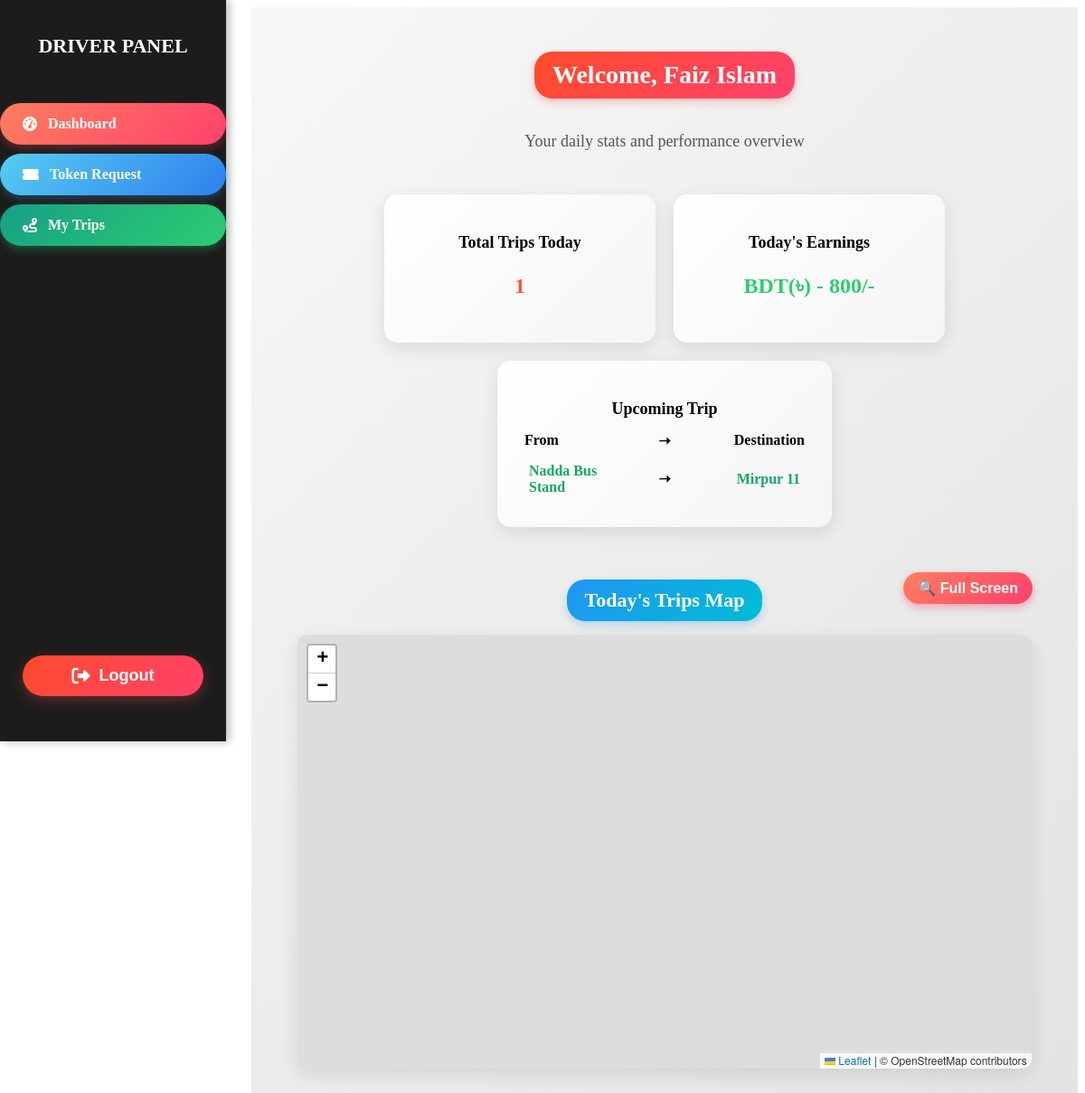
The page /view/driver/Driver_Dashboard.php (signed in) on the database as committed earlier.
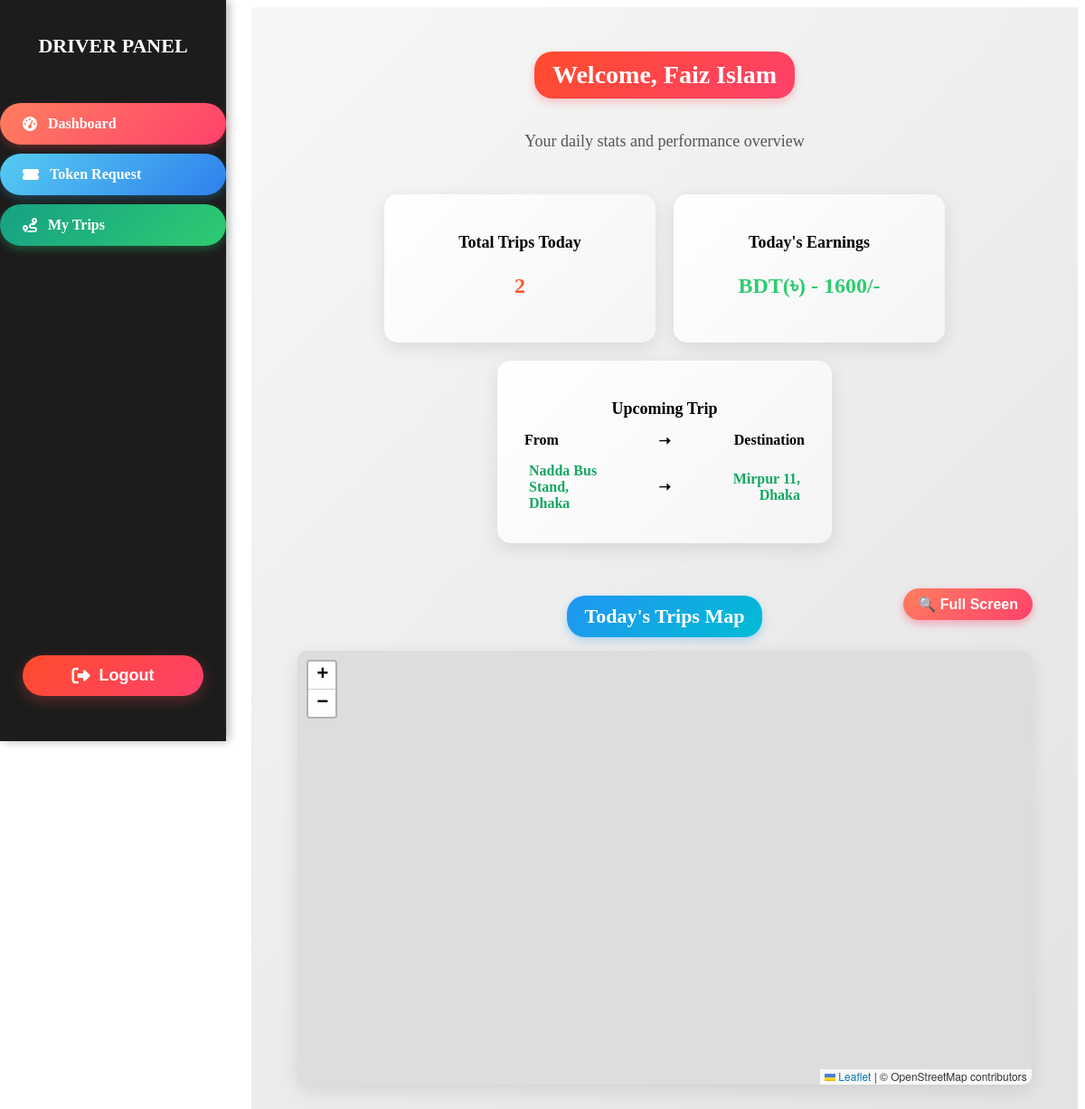
The same page on the database as committed later.
### tables this page shows
CREATE TABLE `trip` (
  `id` int(11) NOT NULL,
  `pickup_location` varchar(300) NOT NULL,
  `destination` varchar(300) NOT NULL,
  `start_time` varchar(50) DEFAULT NULL,
  `end_time` varchar(50) DEFAULT NULL,
  `status` varchar(50) DEFAULT NULL,
  `notes` varchar(120) DEFAULT NULL,
  `token_id` int(50) DEFAULT NULL,
  `user_id` int(50) DEFAULT NULL
);

### model/DriverRepo.php (called while the page is built, shortened)
<?php
function findDriverByUserID($id)
{
    $conn = db_conn();
    $selectQuery = 'SELECT * FROM `driver` WHERE `user_id` = ?';
    try {
        $stmt = $conn->prepare($selectQuery);
        $stmt->bind_param("i", $id);
        $stmt->execute();
        $result = $stmt->get_result();
        $user = $result->fetch_assoc();
        return $user;
    } catch (Exception $e) {
        echo "Error: " . $e->getMessage();
        return null;
    } finally {
        $conn->close();
    }
}

### view/Data_Provider.php (called while the page is built, shortened)
<?php
require_once __DIR__ . '/../model/TokenRepo.php';
require_once __DIR__ . '/../model/TripRepo.php';
require_once __DIR__ . '/../model/DriverRepo.php';
require_once __DIR__ . '/../model/CalculationRepo.php';
function getDriverName($user_id){
    $driver_details = findDriverByUserID($user_id);
    return $driver_details['name'];
}
function getNextTrip($token_id)
{
    $user_id = $_SESSION['user_id'];
    $trip_row = findTripByTokenID($token_id);
    if ($trip_row != null && $trip_row['user_id'] === $user_id) {
        return $trip_row;
    }
    return null;
}

### model/CalculationRepo.php (called while the page is built, shortened)
<?php
require_once __DIR__ . '/../model/TripRepo.php';
function getNextToken($user_id)
{
    $next_token = null;
    $all_tokens = findAllTokensByUser_id($user_id);
    $earliest_assigned_time = PHP_INT_MAX;
    foreach ($all_tokens as $token_row) {
        $assigned_time = strtotime($token_row['assigned_at']);
        $status = strtolower($token_row['status']);
        if ($status === "pending") {
            if ($assigned_time < $earliest_assigned_time) {
                $earliest_assigned_time = $assigned_time;
                $next_token = $token_row;
            }
        }
    }
    return $next_token;
}
function getMyTodaysTripCount($user_id) : int
{
    $trip_count = 0;
    $all_my_trips = findAllTripsByUserID($user_id);
    $today = date('Y-m-d');
    foreach ($all_my_trips as $trip) {
        $end_time_date = isset($trip['end_time']) ? date('Y-m-d', strtotime($trip['end_time'])) : null;
        $status = strtolower($trip['status'] ?? '');
        if ($end_time_date === $today && $status === 'completed') {
            $trip_count++;
        }
    }
    return $trip_count;
}
function getMyTodaysEarning($user_id)
{
    return getMyTodaysTripCount($user_id) * 800;
}

### model/TripRepo.php (called while the page is built, shortened)
<?php
function findAllTripsByUserID($user_id)
{
    $conn = db_conn();
    $selectQuery = 'SELECT * FROM `trip` WHERE `user_id` = '.$user_id;
    try {
        $result = $conn->query($selectQuery);
        $rows = array();
        while ($row = $result->fetch_assoc()) {
            $rows[] = $row;
        }
        return $rows;
    } catch (Exception $e) {
        echo "Error: " . $e->getMessage();
        return null;
    } finally {
        $conn->close();
    }
}
function findTripByTokenID($token_id)
{
    $conn = db_conn();
    $selectQuery = 'SELECT * FROM `trip` WHERE `token_id` = ?';
    try {
        $stmt = $conn->prepare($selectQuery);
        $stmt->bind_param("i", $token_id);
        $stmt->execute();
        $result = $stmt->get_result();
        $trip = $result->fetch_assoc();
        return $trip;
    } catch (Exception $e) {
        echo "Error: " . $e->getMessage();
        return null;
    } finally {
        $conn->close();
    }
}

### model/TokenRepo.php (called while the page is built, shortened)
<?php
function findAllTokensByUser_id($user_id)
{
    $conn = db_conn();
    $selectQuery = 'SELECT * FROM `token` WHERE `user_id` = '.$user_id;
    try {
        $result = $conn->query($selectQuery);
        $rows = array();
        while ($row = $result->fetch_assoc()) {
            $rows[] = $row;
        }
        return $rows;
    } catch (Exception $e) {
        echo "Error: " . $e->getMessage();
        return null;
    } finally {
        $conn->close();
    }
}

### view/driver/Driver_Dashboard.php (the view, shortened to what the changed rows need)
<?php
require_once __DIR__ . '/../../model/CalculationRepo.php';
require_once __DIR__ . '/../../view/Data_Provider.php';
$user_id = $_SESSION["user_id"];
$driver_name = getDriverName($user_id);
$next_token_row = getNextToken($user_id);
$next_token_id = $next_token_row["id"];
$next_trip = getNextTrip($next_token_id);
$trip_count = getMyTodaysTripCount($user_id);
$todays_earning = getMyTodaysEarning($user_id);
?>
<!DOCTYPE html>
<html lang="en">
<head>
    <link rel="stylesheet" href="../css/driver_all_pages.css">
    <link rel="stylesheet" href="../css/driver_dashboard.css">
    <link rel="stylesheet" href="https://unpkg.com/leaflet/dist/leaflet.css" />
    <link rel="stylesheet" href="https://cdnjs.cloudflare.com/ajax/libs/font-awesome/6.4.2/css/all.min.css">
</head>
<body>
<nav class="" style="
    background: #1c1c1c;
    color: white;
    width: 250px;
    height: 100vh;
    position: fixed;
    top: 0;
    left: 0;
    display: flex;
    flex-direction: column;
    align-items: center;
    padding-top: 20px;
    box-shadow: 3px 0px 10px rgba(0,0,0,0.3);">
    <h2 style="font-size: 22px; font-weight: bold; text-transform: uppercase; margin-bottom: 20px;">Driver Panel</h2>
</nav>
<main class="content" style="
    margin-left: 270px;
    padding: 30px;
    width: calc(100% - 270px);
    background: linear-gradient(135deg, #f7f7f7, #e3e3e3);
    min-height: 100vh;
    display: flex;
    flex-direction: column;
    align-items: center;
    text-align: center;
    position: relative;
    max-width: 100%;
    overflow: hidden;
    box-sizing: border-box;">
    <header style="
        margin-bottom: 30px;
        width: 100%;
        max-width: 800px;">
        <h1 style="
            font-size: clamp(22px, 5vw, 28px);
            font-weight: bold;
            color: #333;
            background: linear-gradient(135deg, #ff4b2b, #ff416c);
            padding: 10px 20px;
            border-radius: 20px;
            display: inline-block;
            color: white;
            box-shadow: 0 4px 10px rgba(255, 77, 77, 0.3);
            transition: all 0.3s ease;">
            Welcome, <?php echo $driver_name;?>
        </h1>
    </header>
    <section class="dashboard" style="
        display: flex;
        gap: 20px;
        justify-content: center;
        flex-wrap: wrap;
        max-width: 100%;
        width: 90%;
        box-sizing: border-box;">
        <div class="card" style="
            background: linear-gradient(135deg, #ffffff, #f5f5f5);
            padding: 25px;
            border-radius: 15px;
            width: min(250px, 100%);
            height: auto;
            box-shadow: 0 6px 20px rgba(0, 0, 0, 0.1);
            transition: all 0.3s ease;
            position: relative;
            overflow: hidden;
            text-align: center;">
            <h3 style="font-size: clamp(16px, 2vw, 18px); font-weight: bold;">Total Trips Today</h3>
            <p id="tripCount" style="
                font-size: clamp(20px, 3vw, 24px);
                font-weight: bold;
                color: #ff5733;
                transition: all 0.3s ease;">
                <?php echo $trip_count; ?>
            </p>
        </div>
        <div class="card" style="
            background: linear-gradient(135deg, #ffffff, #f5f5f5);
            padding: 25px;
            border-radius: 15px;
            width: min(250px, 100%);
            height: auto;
            box-shadow: 0 6px 20px rgba(0, 0, 0, 0.1);
            transition: all 0.3s ease;
            text-align: center;">
            <h3 style="font-size: clamp(16px, 2vw, 18px); font-weight: bold;">Today's Earnings</h3>
            <p style="
                font-size: clamp(20px, 3vw, 24px);
                font-weight: bold;
                color: #2ecc71;
                transition: all 0.3s ease;">
                BDT(৳) - <?php echo $todays_earning.'/-';?>
            </p>
        </div>
        <div class="card" style="
            background: linear-gradient(135deg, #ffffff, #f5f5f5);
            padding: 25px;
            border-radius: 15px;
            width: min(320px, 100%);
            height: auto;
            display: flex;
            flex-direction: column;
            justify-content: center;
            align-items: center;
            text-align: center;
            box-shadow: 0 6px 20px rgba(0, 0, 0, 0.1);
            transition: all 0.3s ease;">
            <table style="
                width: 100%;
                border-collapse: collapse;
                table-layout: fixed;">
                <tr>
                    <td style="text-align: left; padding: 10px; font-weight: bold; color: #15a762; max-width: 40%;">
                        <?php echo htmlspecialchars($next_trip['pickup_location']); ?>
                    </td>
                    <td style="text-align: center; padding: 10px; font-weight: bold; max-width: 10%;"> ➝ </td>
                    <td style="text-align: right; padding: 10px; font-weight: bold; color: #15a762; max-width: 40%;">
                        <?php echo htmlspecialchars($next_trip['destination']); ?>
                    </td>
                </tr>
            </table>
        </div>
    </section>
    <section class="map-container" style="
        margin-top: 40px;
        text-align: center;
        position: relative;
        width: 100%;">
        <h2 style="
        margin-bottom: 15px;
        color: #333;
        font-size: clamp(18px, 2vw, 22px);
        font-weight: bold;
        background: linear-gradient(135deg, #2196F3, #00BCD4);
        padding: 10px 20px;
        border-radius: 20px;
        display: inline-block;
        color: white;
        box-shadow: 0 4px 10px rgba(33, 150, 243, 0.3);
        transition: all 0.3s ease;">
            Today's Trips Map
        </h2>
    </section>
</main>
</body>
</html>

Rows that differ between the two databases and show on the page:
changed trip: pickup_location "Nadda Bus Stand" → "Nadda Bus Stand, Dhaka"; destination "Mirpur 11" → "Mirpur 11, Dhaka"
Other text that changed with them:
$trip_count: "1" → "2"
$todays_earning: "800" → "1600"
